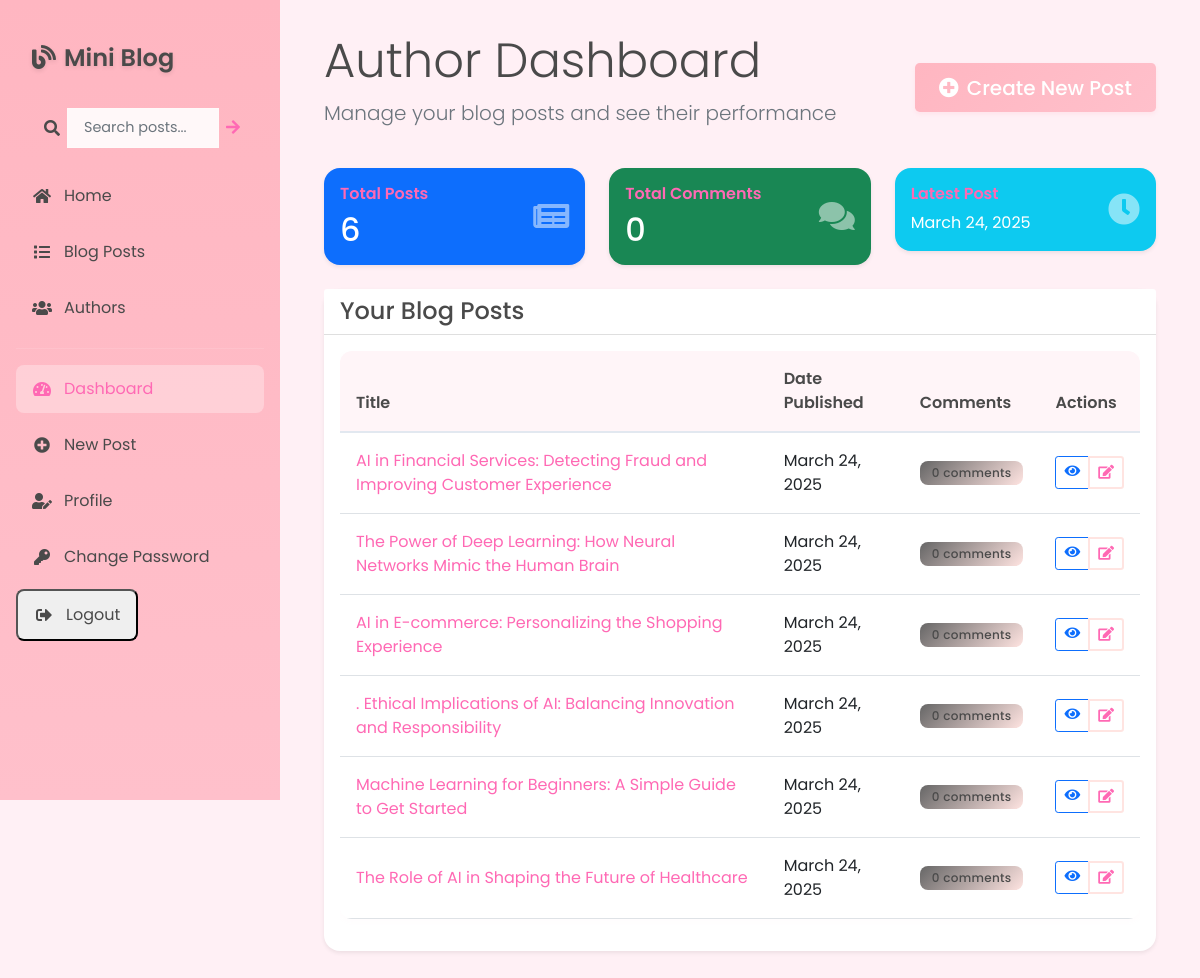
The app's page /dashboard/ (signed in) with its own data.
### app/models.py (models this page shows, shortened)
class Blog(models.Model):
    title = models.CharField(max_length=200)
    author = models.ForeignKey(Author, on_delete=models.CASCADE)
    content = models.TextField(help_text="Write your blog content here")
    post_date = models.DateTimeField(default=timezone.now)
    image = models.ImageField(upload_to='blog_images/', null=True, blank=True)
    audio = models.FileField(upload_to='blog_audio/', null=True, blank=True, help_text='Upload an audio file (MP3, WAV)')
    average_rating = models.DecimalField(max_digits=3, decimal_places=2, default=0.00)
    total_ratings = models.IntegerField(default=0)
    likes_count = models.IntegerField(default=0)
    dislikes_count = models.IntegerField(default=0)
    class Meta:
        ordering = ['-post_date']

### app/views.py (the view)
# urls.py: path('dashboard/', views.AuthorDashboardView.as_view(), name='author-dashboard'),
@method_decorator(login_required, name='dispatch')
class AuthorDashboardView(generic.TemplateView):
    template_name = 'app/author_dashboard.html'
    def get_context_data(self, **kwargs):
        context = super().get_context_data(**kwargs)
        author = Author.objects.get(user=self.request.user)
        context['blogs'] = Blog.objects.filter(author=author).order_by('-post_date')
        return context

### app/templates/app/author_dashboard.html (shortened to what this page needs)
{% extends "app/base.html" %}
{% block content %}
<div class="container">
    <div class="row mb-4">
        <div class="col-md-8">
            <h1 class="display-5">Author Dashboard</h1>
            <p class="lead text-muted">Manage your blog posts and see their performance</p>
        </div>
        <div class="col-md-4 text-md-end d-flex align-items-center justify-content-md-end">
            <a href="{% url 'app:blog-create' %}" class="btn btn-primary btn-lg">
                <i class="fas fa-plus-circle me-2"></i>Create New Post
            </a>
        </div>
    </div>
    <div class="row mb-4">
        <div class="col-md-4">
            <div class="card bg-primary text-white">
                <div class="card-body">
                    <div class="d-flex justify-content-between align-items-center">
                        <div>
                            <h6 class="card-title mb-0">Total Posts</h6>
                            <h2 class="mt-2 mb-0">{{ blogs|length }}</h2>
                        </div>
                        <i class="fas fa-newspaper fa-2x opacity-50"></i>
                    </div>
                </div>
            </div>
        </div>
        <div class="col-md-4">
            <div class="card bg-success text-white">
                <div class="card-body">
                    <div class="d-flex justify-content-between align-items-center">
                        <div>
                            <h6 class="card-title mb-0">Total Comments</h6>
                            <h2 class="mt-2 mb-0">
                                {% with total_comments=0 %}
                                    {{ total_comments }}
                                {% endwith %}
                            </h2>
                        </div>
                        <i class="fas fa-comments fa-2x opacity-50"></i>
                    </div>
                </div>
            </div>
        </div>
        <div class="col-md-4">
            <div class="card bg-info text-white">
                <div class="card-body">
                    <div class="d-flex justify-content-between align-items-center">
                        <div>
                            <h6 class="card-title mb-0">Latest Post</h6>
                            <p class="mt-2 mb-0">
                                {% if blogs %}
                                    {{ blogs.0.post_date|date:"F d, Y" }}
                                {% else %}
                                    No posts yet
                                {% endif %}
                            </p>
                        </div>
                        <i class="fas fa-clock fa-2x opacity-50"></i>
                    </div>
                </div>
            </div>
        </div>
    </div>
    <div class="card">
        <div class="card-header bg-white">
            <h2 class="h4 mb-0">Your Blog Posts</h2>
        </div>
        <div class="card-body">
            {% if blogs %}
                <div class="table-responsive">
                    <table class="table table-hover align-middle">
                        <thead>
                            <tr>
                                <th>Title</th>
                                <th>Date Published</th>
                                <th>Comments</th>
                                <th>Actions</th>
                            </tr>
                        </thead>
                        <tbody>
                            {% for blog in blogs %}
                            <tr>
                                <td>
                                    <a href="{% url 'app:blog-detail' blog.pk %}" class="text-decoration-none">
                                        {{ blog.title }}
                                    </a>
                                </td>
                                <td>{{ blog.post_date|date:"F d, Y" }}</td>
                                <td>
                                    <span class="badge bg-secondary">
                                        {{ blog.comment_set.count }} comments
                                    </span>
                                </td>
                                <td>
                                    <div class="btn-group">
                                        <a href="{% url 'app:blog-detail' blog.pk %}" class="btn btn-sm btn-outline-primary">
                                            <i class="fas fa-eye"></i>
                                        </a>
                                        <a href="#" class="btn btn-sm btn-outline-secondary">
                                            <i class="fas fa-edit"></i>
                                        </a>
                                    </div>
                                </td>
                            </tr>
                            {% endfor %}
                        </tbody>
                    </table>
                </div>
            {% endif %}
        </div>
    </div>
</div>
{% endblock %}

### app/templates/app/base.html (style rules this page uses)
:root { --primary-color: #FFB6C1; --primary-light: #FFC0CB; --secondary-color: #FFE4E1; --accent-color: #FF69B4; --background-light: #FFF0F5; --background-soft: #FFF5F8; --text-primary: #4A4A4A; --text-secondary: #666666; --success-light: #98FB98; --success-dark: #3CB371; --info-light: #B0E0E6; --info-dark: #4682B4; --warning-light: #FFE4B5; --warning-dark: #FFA500; --danger-light: #FFB6C1; --danger-dark: #FF4500; }
body { font-family: 'Poppins', sans-serif; background: var(--background-light); color: var(--text-primary); display: flex; min-height: 100vh; }
.card { border: none; border-radius: 16px; box-shadow: 0 4px 6px rgba(255, 182, 193, 0.1); transition: transform 0.3s ease, box-shadow 0.3s ease; background: white; }
.card-title { color: var(--accent-color); font-weight: 600; }
.btn-primary { background: linear-gradient(135deg, var(--primary-color), var(--primary-light)); border: none; padding: 0.6rem 1.5rem; font-weight: 500; transition: all 0.3s ease; box-shadow: 0 2px 4px rgba(255, 182, 193, 0.2); }
.btn-outline-secondary { border: 2px solid var(--secondary-color); color: var(--accent-color); font-weight: 500; transition: all 0.3s ease; }
.badge { padding: 0.5em 1em; border-radius: 8px; font-weight: 500; letter-spacing: 0.3px; }
.badge.bg-secondary { background: linear-gradient(135deg, var(--text-secondary), var(--secondary-color)) !important; color: var(--text-primary); }
.table { border-radius: 12px; overflow: hidden; box-shadow: 0 2px 6px rgba(255, 182, 193, 0.04); }
.table thead th { background: var(--background-soft); color: var(--text-primary); font-weight: 600; border-bottom: 2px solid #e2e8f0; padding: 1rem; }
a { color: var(--accent-color); transition: all 0.3s ease; }

### app/templates/app/author_dashboard.html (style rules this page uses)
.card { border: none; box-shadow: 0 0.125rem 0.25rem rgba(0, 0, 0, 0.075); }
.table > :not(caption) > * > * { padding: 1rem; }
.btn-group .btn { padding: 0.25rem 0.5rem; }

### records on screen
Blog: post_date "March 24, 2025", title "AI in Financial Services: Detecting Fraud and Improving Customer Experience", comment_set.count "0"
Blog: title "The Power of Deep Learning: How Neural Networks Mimic the Human Brain", post_date "March 24, 2025", comment_set.count "0"
Blog: title "AI in E-commerce: Personalizing the Shopping Experience", post_date "March 24, 2025", comment_set.count "0"
Blog: title ". Ethical Implications of AI: Balancing Innovation and Responsibility", post_date "March 24, 2025", comment_set.count "0"
Blog: title "Machine Learning for Beginners: A Simple Guide to Get Started", post_date "March 24, 2025", comment_set.count "0"
Blog: title "The Role of AI in Shaping the Future of Healthcare", post_date "March 24, 2025", comment_set.count "0"

### other values on screen
{{ blogs|length }} "6"
{{ total_comments }} "0"
